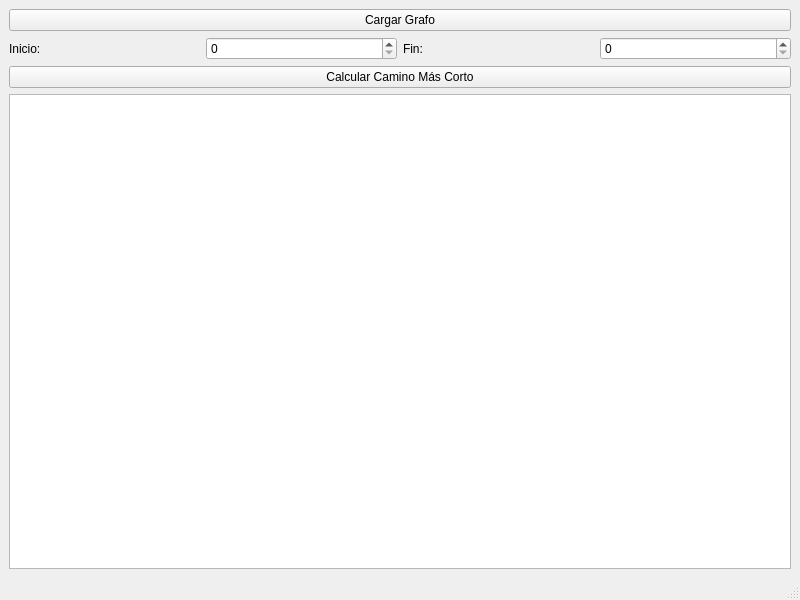
<?xml version="1.0" encoding="UTF-8"?>
<ui version="4.0">
 <class>MainWindow</class>
 <widget class="QMainWindow" name="MainWindow">
  <property name="geometry">
   <rect>
    <x>0</x>
    <y>0</y>
    <width>800</width>
    <height>600</height>
   </rect>
  </property>
  <property name="windowTitle">
   <string>Camino Más Corto</string>
  </property>
  <widget class="QWidget" name="centralwidget">
   <layout class="QVBoxLayout" name="verticalLayout">
    <item>
     <widget class="QPushButton" name="loadButton">
      <property name="text">
       <string>Cargar Grafo</string>
      </property>
     </widget>
    </item>
    <item>
     <layout class="QHBoxLayout" name="horizontalLayout">
      <item>
       <widget class="QLabel" name="label">
        <property name="text">
         <string>Inicio:</string>
        </property>
       </widget>
      </item>
      <item>
       <widget class="QSpinBox" name="startSpinBox">
        <property name="maximum">
         <number>5</number>
        </property>
       </widget>
      </item>
      <item>
       <widget class="QLabel" name="label_2">
        <property name="text">
         <string>Fin:</string>
        </property>
       </widget>
      </item>
      <item>
       <widget class="QSpinBox" name="endSpinBox">
        <property name="maximum">
         <number>5</number>
        </property>
       </widget>
      </item>
     </layout>
    </item>
    <item>
     <widget class="QPushButton" name="calculateButton">
      <property name="text">
       <string>Calcular Camino Más Corto</string>
      </property>
     </widget>
    </item>
    <item>
     <widget class="QTextEdit" name="resultTextEdit">
      <property name="readOnly">
       <bool>true</bool>
      </property>
     </widget>
    </item>
   </layout>
  </widget>
  <widget class="QStatusBar" name="statusbar"/>
 </widget>
 <resources/>
 <connections/>
</ui>
